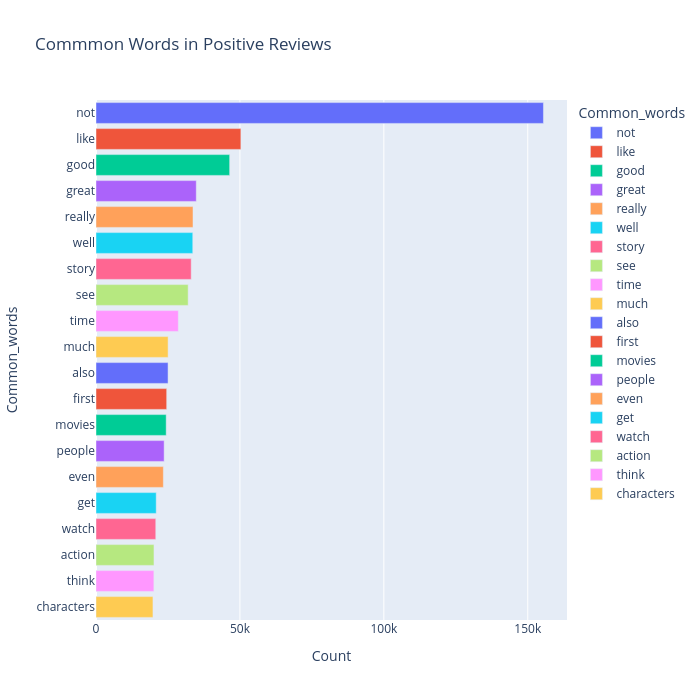

This figure's notebook cell:
### Code cell
# Assuming your cleaned data is in the 'Reviews' column
from sklearn.feature_extraction.text import CountVectorizer
most_common_uni = get_top_text_ngrams(df['Reviews'][df['Ratings']>=7], 20, 1)

most_common_uni = dict(most_common_uni)
temp = pd.DataFrame(columns=["Common_words", 'Count'])
temp["Common_words"] = list(most_common_uni.keys())
temp["Count"] = list(most_common_uni.values())

fig = px.bar(
    temp, 
    x="Count", 
    y="Common_words", 
    title='Commmon Words in Positive Reviews', 
    orientation='h', 
    width=700, 
    height=700, 
    color='Common_words'
)
fig.show()

### Figure 1 — Plotly figure (JSON) as saved in the notebook; plotly's stock layout.template omitted (floating-point values rounded to 4 significant figures)
{"data": [{"alignmentgroup": "True", "hovertemplate": "Common_words=%{y}<br>Count=%{x}<extra></extra>", "legendgroup": "not", "marker": {"color": "#636efa", "pattern": {"shape": ""}}, "name": "not", "offsetgroup": "not", "orientation": "h", "showlegend": true, "textposition": "auto", "type": "bar", "x": [155447], "xaxis": "x", "y": ["not"], "yaxis": "y"}, {"alignmentgroup": "True", "hovertemplate": "Common_words=%{y}<br>Count=%{x}<extra></extra>", "legendgroup": "like", "marker": {"color": "#EF553B", "pattern": {"shape": ""}}, "name": "like", "offsetgroup": "like", "orientation": "h", "showlegend": true, "textposition": "auto", "type": "bar", "x": [50332], "xaxis": "x", "y": ["like"], "yaxis": "y"}, {"alignmentgroup": "True", "hovertemplate": "Common_words=%{y}<br>Count=%{x}<extra></extra>", "legendgroup": "good", "marker": {"color": "#00cc96", "pattern": {"shape": ""}}, "name": "good", "offsetgroup": "good", "orientation": "h", "showlegend": true, "textposition": "auto", "type": "bar", "x": [46435], "xaxis": "x", "y": ["good"], "yaxis": "y"}, {"alignmentgroup": "True", "hovertemplate": "Common_words=%{y}<br>Count=%{x}<extra></extra>", "legendgroup": "great", "marker": {"color": "#ab63fa", "pattern": {"shape": ""}}, "name": "great", "offsetgroup": "great", "orientation": "h", "showlegend": true, "textposition": "auto", "type": "bar", "x": [34835], "xaxis": "x", "y": ["great"], "yaxis": "y"}, {"alignmentgroup": "True", "hovertemplate": "Common_words=%{y}<br>Count=%{x}<extra></extra>", "legendgroup": "really", "marker": {"color": "#FFA15A", "pattern": {"shape": ""}}, "name": "really", "offsetgroup": "really", "orientation": "h", "showlegend": true, "textposition": "auto", "type": "bar", "x": [33700], "xaxis": "x", "y": ["really"], "yaxis": "y"}, {"alignmentgroup": "True", "hovertemplate": "Common_words=%{y}<br>Count=%{x}<extra></extra>", "legendgroup": "well", "marker": {"color": "#19d3f3", "pattern": {"shape": ""}}, "name": "well", "offsetgroup": "well", "orientation": "h", "showlegend": true, "textposition": "auto", "type": "bar", "x": [33620], "xaxis": "x", "y": ["well"], "yaxis": "y"}, {"alignmentgroup": "True", "hovertemplate": "Common_words=%{y}<br>Count=%{x}<extra></extra>", "legendgroup": "story", "marker": {"color": "#FF6692", "pattern": {"shape": ""}}, "name": "story", "offsetgroup": "story", "orientation": "h", "showlegend": true, "textposition": "auto", "type": "bar", "x": [33078], "xaxis": "x", "y": ["story"], "yaxis": "y"}, {"alignmentgroup": "True", "hovertemplate": "Common_words=%{y}<br>Count=%{x}<extra></extra>", "legendgroup": "see", "marker": {"color": "#B6E880", "pattern": {"shape": ""}}, "name": "see", "offsetgroup": "see", "orientation": "h", "showlegend": true, "textposition": "auto", "type": "bar", "x": [32021], "xaxis": "x", "y": ["see"], "yaxis": "y"}, {"alignmentgroup": "True", "hovertemplate": "Common_words=%{y}<br>Count=%{x}<extra></extra>", "legendgroup": "time", "marker": {"color": "#FF97FF", "pattern": {"shape": ""}}, "name": "time", "offsetgroup": "time", "orientation": "h", "showlegend": true, "textposition": "auto", "type": "bar", "x": [28603], "xaxis": "x", "y": ["time"], "yaxis": "y"}, {"alignmentgroup": "True", "hovertemplate": "Common_words=%{y}<br>Count=%{x}<extra></extra>", "legendgroup": "much", "marker": {"color": "#FECB52", "pattern": {"shape": ""}}, "name": "much", "offsetgroup": "much", "orientation": "h", "showlegend": true, "textposition": "auto", "type": "bar", "x": [25054], "xaxis": "x", "y": ["much"], "yaxis": "y"}, {"alignmentgroup": "True", "hovertemplate": "Common_words=%{y}<br>Count=%{x}<extra></extra>", "legendgroup": "also", "marker": {"color": "#636efa", "pattern": {"shape": ""}}, "name": "also", "offsetgroup": "also", "orientation": "h", "showlegend": true, "textposition": "auto", "type": "bar", "x": [25034], "xaxis": "x", "y": ["also"], "yaxis": "y"}, {"alignmentgroup": "True", "hovertemplate": "Common_words=%{y}<br>Count=%{x}<extra></extra>", "legendgroup": "first", "marker": {"color": "#EF553B", "pattern": {"shape": ""}}, "name": "first", "offsetgroup": "first", "orientation": "h", "showlegend": true, "textposition": "auto", "type": "bar", "x": [24558], "xaxis": "x", "y": ["first"], "yaxis": "y"}, {"alignmentgroup": "True", "hovertemplate": "Common_words=%{y}<br>Count=%{x}<extra></extra>", "legendgroup": "movies", "marker": {"color": "#00cc96", "pattern": {"shape": ""}}, "name": "movies", "offsetgroup": "movies", "orientation": "h", "showlegend": true, "textposition": "auto", "type": "bar", "x": [24384], "xaxis": "x", "y": ["movies"], "yaxis": "y"}, {"alignmentgroup": "True", "hovertemplate": "Common_words=%{y}<br>Count=%{x}<extra></extra>", "legendgroup": "people", "marker": {"color": "#ab63fa", "pattern": {"shape": ""}}, "name": "people", "offsetgroup": "people", "orientation": "h", "showlegend": true, "textposition": "auto", "type": "bar", "x": [23676], "xaxis": "x", "y": ["people"], "yaxis": "y"}, {"alignmentgroup": "True", "hovertemplate": "Common_words=%{y}<br>Count=%{x}<extra></extra>", "legendgroup": "even", "marker": {"color": "#FFA15A", "pattern": {"shape": ""}}, "name": "even", "offsetgroup": "even", "orientation": "h", "showlegend": true, "textposition": "auto", "type": "bar", "x": [23403], "xaxis": "x", "y": ["even"], "yaxis": "y"}, {"alignmentgroup": "True", "hovertemplate": "Common_words=%{y}<br>Count=%{x}<extra></extra>", "legendgroup": "get", "marker": {"color": "#19d3f3", "pattern": {"shape": ""}}, "name": "get", "offsetgroup": "get", "orientation": "h", "showlegend": true, "textposition": "auto", "type": "bar", "x": [20924], "xaxis": "x", "y": ["get"], "yaxis": "y"}, {"alignmentgroup": "True", "hovertemplate": "Common_words=%{y}<br>Count=%{x}<extra></extra>", "legendgroup": "watch", "marker": {"color": "#FF6692", "pattern": {"shape": ""}}, "name": "watch", "offsetgroup": "watch", "orientation": "h", "showlegend": true, "textposition": "auto", "type": "bar", "x": [20766], "xaxis": "x", "y": ["watch"], "yaxis": "y"}, {"alignmentgroup": "True", "hovertemplate": "Common_words=%{y}<br>Count=%{x}<extra></extra>", "legendgroup": "action", "marker": {"color": "#B6E880", "pattern": {"shape": ""}}, "name": "action", "offsetgroup": "action", "orientation": "h", "showlegend": true, "textposition": "auto", "type": "bar", "x": [20143], "xaxis": "x", "y": ["action"], "yaxis": "y"}, {"alignmentgroup": "True", "hovertemplate": "Common_words=%{y}<br>Count=%{x}<extra></extra>", "legendgroup": "think", "marker": {"color": "#FF97FF", "pattern": {"shape": ""}}, "name": "think", "offsetgroup": "think", "orientation": "h", "showlegend": true, "textposition": "auto", "type": "bar", "x": [20107], "xaxis": "x", "y": ["think"], "yaxis": "y"}, {"alignmentgroup": "True", "hovertemplate": "Common_words=%{y}<br>Count=%{x}<extra></extra>", "legendgroup": "characters", "marker": {"color": "#FECB52", "pattern": {"shape": ""}}, "name": "characters", "offsetgroup": "characters", "orientation": "h", "showlegend": true, "textposition": "auto", "type": "bar", "x": [19789], "xaxis": "x", "y": ["characters"], "yaxis": "y"}], "layout": {"barmode": "relative", "height": 700, "legend": {"title": {"text": "Common_words"}, "tracegroupgap": 0}, "title": {"text": "Commmon Words in Positive Reviews"}, "width": 700, "xaxis": {"anchor": "y", "domain": [0, 1], "title": {"text": "Count"}}, "yaxis": {"anchor": "x", "categoryarray": ["characters", "think", "action", "watch", "get", "even", "people", "movies", "first", "also", "much", "time", "see", "story", "well", "really", "great", "good", "like", "not"], "categoryorder": "array", "domain": [0, 1], "title": {"text": "Common_words"}}}}
